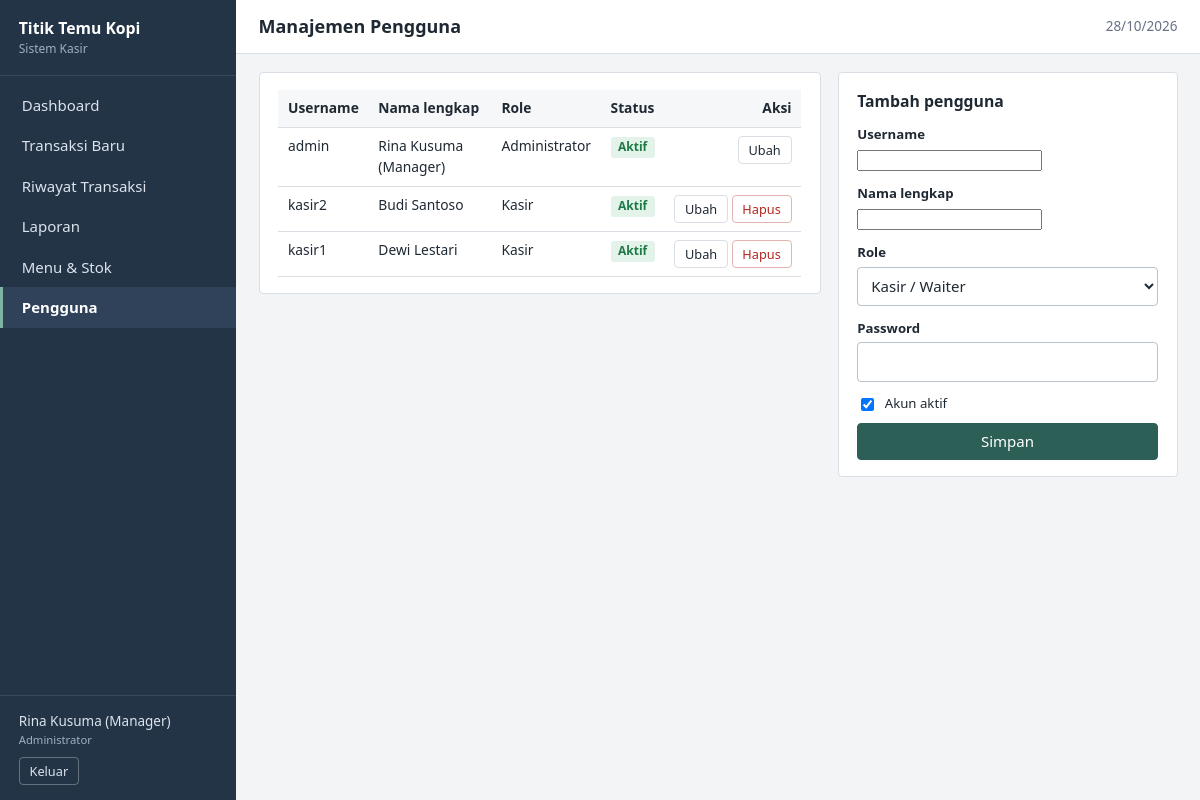
Screenshot of /pengguna.php (signed in) with the database file from the repository.
### tables this page shows
CREATE TABLE users (
  id INT UNSIGNED AUTO_INCREMENT PRIMARY KEY,
  username VARCHAR(30) NOT NULL UNIQUE,
  password_hash VARCHAR(255) NOT NULL,
  nama_lengkap VARCHAR(100) NOT NULL,
  role ENUM('admin','kasir') NOT NULL DEFAULT 'kasir',
  status TINYINT(1) NOT NULL DEFAULT 1,
  created_at DATETIME NOT NULL
);

### includes/bootstrap.php (called while the page is built, shortened)
<?php
function e($v): string
{
    return htmlspecialchars((string)$v, ENT_QUOTES, 'UTF-8');
}
function user(): ?array
{
    return $_SESSION['user'] ?? null;
}
function is_admin(): bool
{
    return (user()['role'] ?? '') === 'admin';
}

### pengguna.php (the view, shortened to what this page needs)
<?php
require_once __DIR__ . '/includes/bootstrap.php';
$pdo = db();
$meId = (int)user()['id'];
$edit = null;
$list = $pdo->query('SELECT * FROM users ORDER BY role, nama_lengkap')->fetchAll();
$judul = 'Manajemen Pengguna';
$menu_aktif = 'pengguna';
require __DIR__ . '/includes/header.php';
?>
<div class="grid-main">
  <section class="panel">
    <div class="table-wrap"><table>
      <thead><tr><th>Username</th><th>Nama lengkap</th><th>Role</th><th>Status</th><th class="aksi">Aksi</th></tr></thead>
      <tbody>
      <?php foreach ($list as $u): ?>
        <tr>
          <td><?= e($u['username']) ?></td><td><?= e($u['nama_lengkap']) ?></td><td><?= $u['role'] === 'admin' ? 'Administrator' : 'Kasir' ?></td>
          <td><?= $u['status'] ? '<span class="badge badge-ok">Aktif</span>' : '<span class="badge badge-bad">Nonaktif</span>' ?></td>
          <td class="aksi">
            <a class="btn btn-light btn-sm" href="?edit=<?= (int)$u['id'] ?>">Ubah</a>
            <?php if ((int)$u['id'] !== $meId): ?>
            <form method="post" class="inline-form" data-confirm="Hapus pengguna <?= e($u['username']) ?>?"><button class="btn btn-danger btn-sm">Hapus</button></form>
            <?php endif; ?>
          </td>
        </tr>
      <?php endforeach; ?>
      </tbody>
    </table></div>
  </section>
  <aside><section class="panel">
    <h2><?= $edit ? 'Ubah pengguna' : 'Tambah pengguna' ?></h2>
    <form method="post" autocomplete="off"><?= csrf_field() ?>
      <div class="field"><label for="un">Username</label><input id="un" name="username" required maxlength="30" value="<?= e($edit['username'] ?? '') ?>"></div>
      <div class="field"><label for="nl">Nama lengkap</label><input id="nl" name="nama_lengkap" required maxlength="100" value="<?= e($edit['nama_lengkap'] ?? '') ?>"></div>
      <div class="field"><label for="rl">Role</label>
        <select id="rl" name="role"><option value="kasir" <?= ($edit['role'] ?? '') === 'kasir' ? 'selected' : '' ?>>Kasir / Waiter</option></select></div>
      <div class="field"><label for="pw">Password<?= $edit ? ' (kosongkan jika tidak diubah)' : '' ?></label><input id="pw" type="password" name="password" <?= $edit ? '' : 'required' ?> autocomplete="new-password"></div>
      <label class="check"><input type="checkbox" name="status" <?= ($edit['status'] ?? 1) ? 'checked' : '' ?>> Akun aktif</label>
      <button class="btn btn-primary btn-block">Simpan</button>
    </form>
  </section></aside>
</div>
<?php require __DIR__ . '/includes/footer.php'; ?>

### includes/header.php (shortened to what this page needs)
<?php
$menu_aktif = $menu_aktif ?? '';
$u = user();
$nav = [
    ['dashboard', 'dashboard.php', 'Dashboard', false],
    ['transaksi', 'transaksi.php', 'Transaksi Baru', false],
    ['riwayat', 'riwayat.php', is_admin() ? 'Riwayat Transaksi' : 'Riwayat Saya', false],
    ['laporan', 'laporan.php', 'Laporan', true],
    ['produk', 'produk.php', 'Menu & Stok', true],
    ['pengguna', 'pengguna.php', 'Pengguna', true],
];
?>
<!DOCTYPE html>
<html lang="id">
<head>
<link rel="stylesheet" href="assets/css/style.css">
</head>
<body>
<div class="shell">
  <aside class="sidebar" id="sidebar">
    <div class="brand">
      <strong><?= e(APP_NAME) ?></strong>
      <span>Sistem Kasir</span>
    </div>
    <nav>
      <?php foreach ($nav as [$key, $href, $label, $adminOnly]):
          if ($adminOnly && !is_admin()) continue; ?>
        <a href="<?= $href ?>" class="<?= $menu_aktif === $key ? 'active' : '' ?>"><?= e($label) ?></a>
      <?php endforeach; ?>
    </nav>
    <div class="sidebar-user">
      <div><?= e($u['nama_lengkap']) ?></div>
      <small><?= is_admin() ? 'Administrator' : 'Kasir' ?></small>
      <a href="logout.php" class="btn btn-light btn-sm" data-confirm="Keluar dari aplikasi?">Keluar</a>
    </div>
  </aside>
  <div class="main">
    <header class="topbar">
      <h1><?= e($judul ?? '') ?></h1>
      <span class="topbar-date"><?= date('d/m/Y') ?></span>
    </header>
    <main class="content">

### assets/css/style.css (style rules this page uses)
:root { --ink: #1f2933; --muted: #667085; --line: #d9dee5; --bg: #f3f4f6; --panel: #ffffff; --side: #243447; --side-hover: #2f4259; --accent: #2c5f55; --accent-dark: #224a42; --ok: #1d7a46; --ok-bg: #e4f3ea; --warn: #946200; --warn-bg: #fdf1d6; --bad: #b3261e; --bad-bg: #fbe5e3; }
* { box-sizing: border-box; }
html { font-size: 15px; }
body { margin: 0; font-family: "Segoe UI", Tahoma, Arial, sans-serif; color: var(--ink); background: var(--bg); line-height: 1.5; }
a { color: var(--accent); }
h1, h2 { margin: 0; font-weight: 600; }
h2 { font-size: 1.05rem; margin-bottom: .75rem; }
.shell { display: flex; min-height: 100vh; }
.sidebar { width: 236px; background: var(--side); color: #dbe3ec; display: flex; flex-direction: column; flex-shrink: 0; }
.brand { padding: 1.1rem 1.25rem; border-bottom: 1px solid rgba(255,255,255,.1); display: flex; flex-direction: column; }
.brand strong { color: #fff; font-size: 1.05rem; }
.brand span { font-size: .8rem; color: #9fb0c3; }
.sidebar nav { flex: 1; padding: .6rem 0; }
.sidebar nav a { display: block; padding: .6rem 1.25rem; color: #dbe3ec; text-decoration: none; border-left: 3px solid transparent; }
.sidebar nav a.active { background: var(--side-hover); border-left-color: #7fb3a5; color: #fff; font-weight: 600; }
.sidebar-user { padding: 1rem 1.25rem; border-top: 1px solid rgba(255,255,255,.1); font-size: .9rem; }
.sidebar-user small { display: block; color: #9fb0c3; margin-bottom: .6rem; }
.main { flex: 1; min-width: 0; display: flex; flex-direction: column; }
.topbar { display: flex; align-items: center; gap: 1rem; background: var(--panel); border-bottom: 1px solid var(--line); padding: .85rem 1.5rem; }
.topbar h1 { font-size: 1.2rem; flex: 1; }
.topbar-date { color: var(--muted); font-size: .9rem; }
.content { padding: 1.25rem 1.5rem 2.5rem; }
.panel { background: var(--panel); border: 1px solid var(--line); border-radius: 4px; padding: 1.1rem 1.25rem; margin-bottom: 1.1rem; }
.grid-main { display: grid; grid-template-columns: minmax(0, 1fr) 340px; gap: 1.1rem; align-items: start; }
.btn { display: inline-block; border: 1px solid var(--line); background: #fff; color: var(--ink); padding: .5rem .95rem; border-radius: 4px; font: inherit; cursor: pointer; text-decoration: none; line-height: 1.3; }
.btn-primary { background: var(--accent); border-color: var(--accent); color: #fff; }
.btn-danger { color: var(--bad); border-color: #e3b5b1; }
.btn-light { background: #fff; }
.btn-sm { padding: .3rem .65rem; font-size: .85rem; }
.btn-block { display: block; width: 100%; text-align: center; margin-top: .6rem; }
.sidebar-user .btn { background: transparent; color: #dbe3ec; border-color: rgba(255,255,255,.3); }
label { display: block; font-size: .88rem; font-weight: 600; margin-bottom: .25rem; }
input[type=text], input[type=password], input[type=number], input[type=date], select { width: 100%; padding: .5rem .6rem; border: 1px solid #b9c2cd; border-radius: 4px; font: inherit; background: #fff; color: var(--ink); }
.field { margin-bottom: .85rem; }
.check { display: flex; align-items: center; gap: .5rem; font-weight: 400; margin: .25rem 0 .5rem; }
.inline-form { display: inline; }
.table-wrap { overflow-x: auto; }
table { width: 100%; border-collapse: collapse; font-size: .92rem; }
th, td { padding: .55rem .65rem; border-bottom: 1px solid var(--line); text-align: left; vertical-align: top; }
th { background: #f6f7f9; font-weight: 600; white-space: nowrap; }
td.aksi, th.aksi { white-space: nowrap; text-align: right; }
.badge { display: inline-block; padding: .1rem .5rem; border-radius: 3px; font-size: .8rem; font-weight: 600; }
.badge-ok { background: var(--ok-bg); color: var(--ok); }

### rows the page displays
users: nama_lengkap "Rina Kusuma (Manager)", username "admin", role "Administrator", status "Aktif"
users: username "kasir2", nama_lengkap "Budi Santoso", role "Kasir", status "Aktif"
users: username "kasir1", nama_lengkap "Dewi Lestari", role "Kasir", status "Aktif"

### other values shown
APP_NAME "Titik Temu Kopi"
$label "Dashboard"
$label "Transaksi Baru"
$label "Riwayat Transaksi"
$label "Laporan"
$label "Menu & Stok"
$label "Pengguna"
$judul "Manajemen Pengguna"
